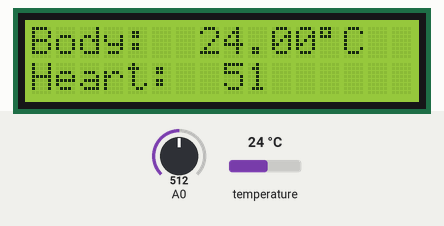
A sketch run on a simulated Arduino Uno, built with avr-gcc and run on an emulated ATmega328P. On the bench: 16×2 character LCD. Inputs (shaded band) come from the test bench; at power-on: temperature 24 °C, A0 = 512.

Above: at 1.3 s.
1.4 s: temperature set to 12 °C
At 3.6 s:
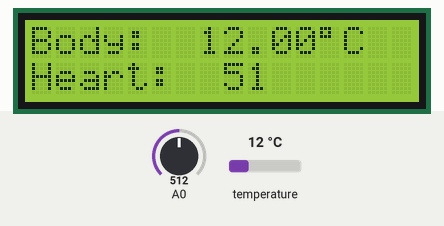
3.9 s: A0 set to 716
At 6.6 s:
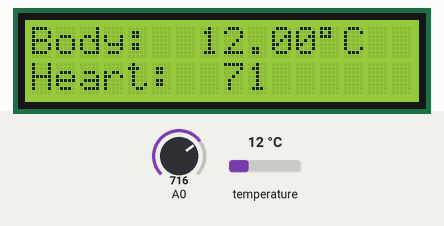
6.9 s: temperature set to 19 °C
At 9.5 s:
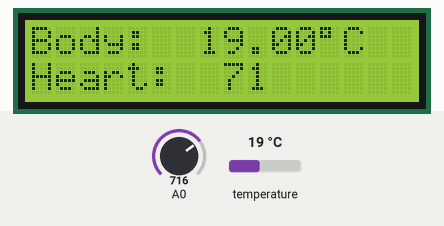
9.8 s: A0 set to 900
At 12.3 s:
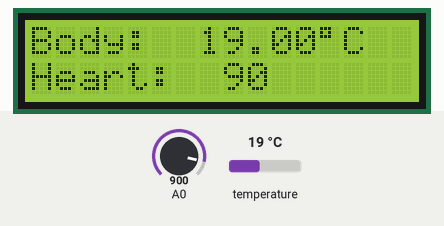
12.8 s: temperature set to 28 °C
At 13.2 s:
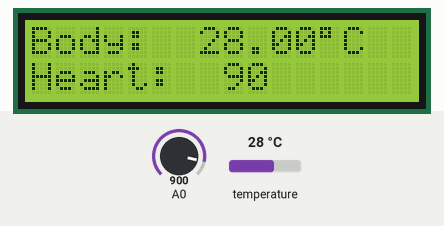
14.8 s: A0 set to 1023
At 17.3 s:
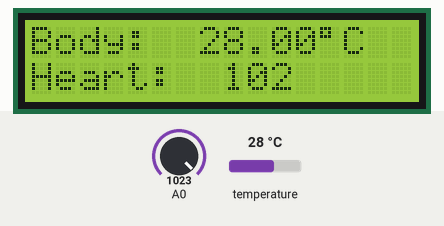
Timing chart, 0 to 18.3 s (numbered marks = the images above; inputs shaded):
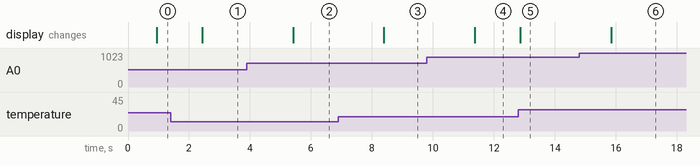

The sketch:

bharat_intern_task_2.ino
```cpp
//Bharat_intern_2nd_Task
//Health Monitoring System
//by Subham Pati
#include<OneWire.h>
#include<Wire.h>
#include<DallasTemperature.h>
#include<LiquidCrystal_I2C.h>
const int SENSOR_PIN =13;
OneWire OneWire(SENSOR_PIN);
DallasTemperature sensors(&OneWire);
LiquidCrystal_I2C lcd(0*27,16,2);
double alpha=0.75;
int period=20;
double refresh=0.0;
float tempCelsius;

void setup() {
  pinMode(A0,INPUT);
  sensors.begin();
  lcd.init();
  lcd.init();
  lcd.backlight();
  lcd.clear();
  lcd.setCursor(0,0);
}

void loop() {
 static double oldvalue=0;
 static double oldrefresh=0;
int beat =analogRead(A0);
double value= alpha*oldvalue+(0-alpha)*beat;
int refresh= value-oldvalue;
sensors.requestTemperatures();
tempCelsius =sensors.getTempCByIndex(0);
lcd.clear();
  lcd.setCursor(0,0);
  lcd.print("Body:  ");
  lcd.print(tempCelsius);
  lcd.print((char)223);
  lcd.print("C");
  lcd.setCursor(0,1);
  lcd.print("Heart:  ");
  lcd.print(beat/10);
  oldvalue=value;
  oldrefresh=refresh;
  delay(period*10);
  delay(500);

}
```

Measured:
- after the input at 1.4 s, the display: changes after 1.0 s (image 1)
- after the input at 3.9 s, the display: changes after 1.5 s (image 2)
- after the input at 6.9 s, the display: changes after 1.5 s (image 3)
- after the input at 9.8 s, the display: changes after 1.6 s (image 4)
- after the input at 12.8 s, the display: changes after 0.07 s (image 5)
- after the input at 14.8 s, the display: changes after 1.1 s (image 6)
